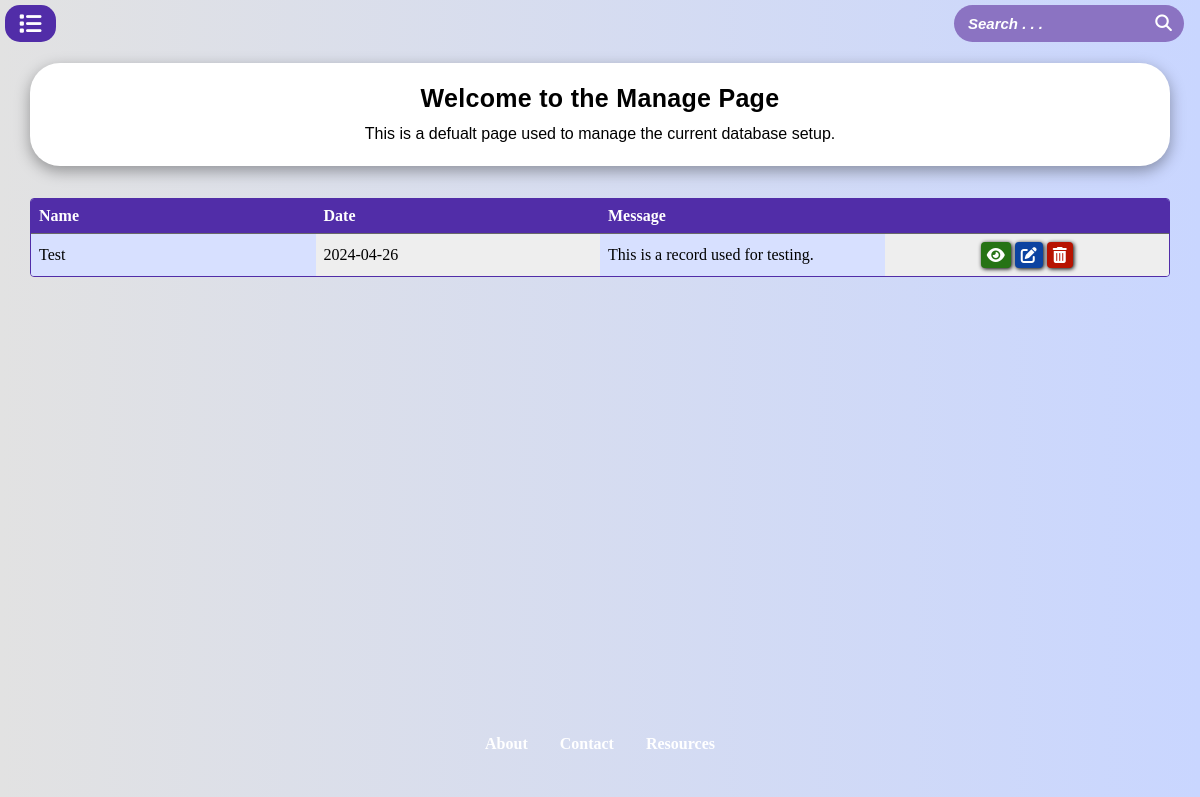
Before: /manage/ with the older database file.
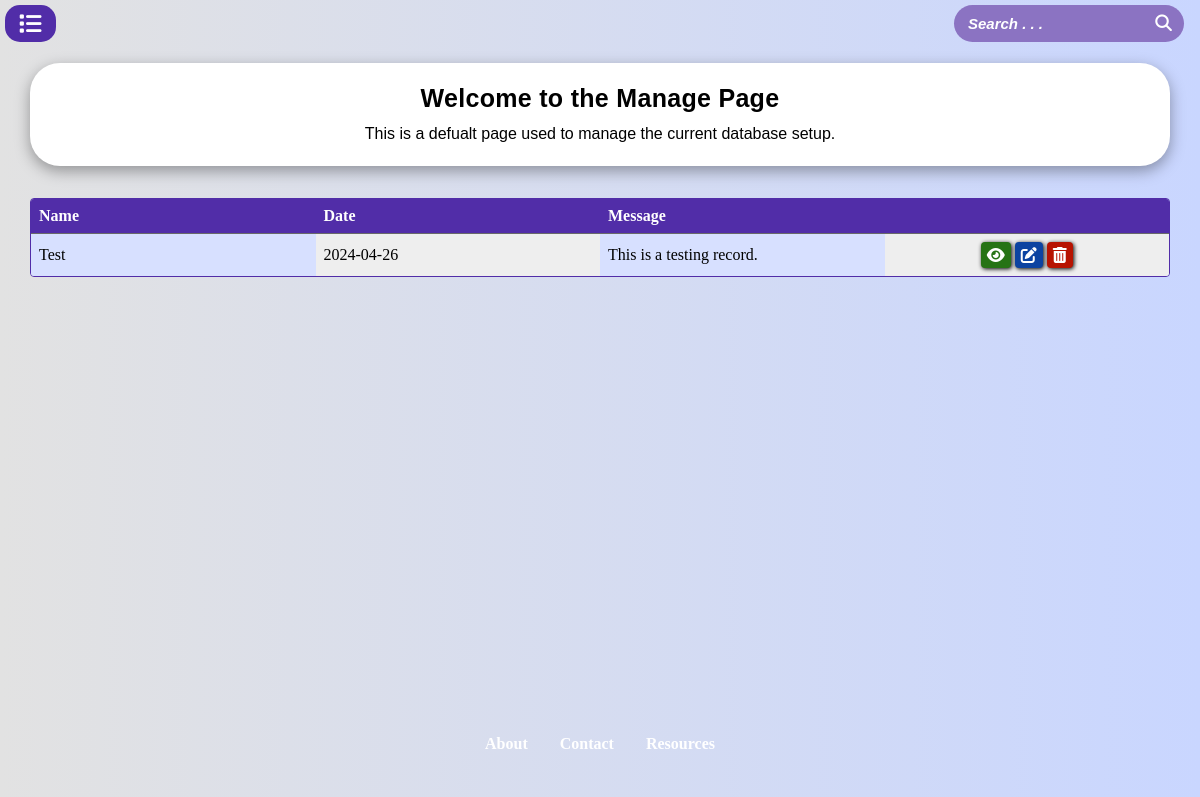
After: the same page with the newer database file.
### app/models/models.py (models this page shows, shortened)
class Models(db.Model):
    __tablename__ = 'Models'
    id = db.Column(db.Integer, primary_key=True)
    name = db.Column(db.String(50), nullable=False)
    date = db.Column(db.Date)
    message = db.Column(db.Text)

### app/manage/routes.py (the view)
@bp.route('/')
def index():
    try:
        data = Models.query.all()
        return render_template('./manage/manage.html', nav_id="manage-page", data=data)
    except Exception as e:
        LOGGER.error(f"An error occured when loading management page: {e}")
        return redirect(url_for('main.index'))

### app/templates/manage/manage.html (shortened to what this page needs)
{% extends "base.html" %}
{% block content %}
<div class="topic shadow">
    <div class="title center-txt">Welcome to the Manage Page</div>
    <div class="description center-txt" id="tutorial-description">
        This is a defualt page used to manage the current database setup.
    </div>
</div>
<div class="info-table">
    <table class="shadow">
        <thead>
            <tr>
                <th class="left-txt">Name</th>
                <th class="left-txt">Date</th>
                <th class="left-txt">Message</th>
                <th></th>
            </tr>
        </thead>
        <tbody>
            {% for row in data %}
            <tr>
                <td class="info-cell">{{ row.name | escape }}</td>
                <td class="info-cell">{{ row.date | escape }}</td>
                <td class="info-cell">{{ row.message | escape }}</td>
                <td class="action-cells">
                    <div class="action-links">
                        <a class="action-cell view-cell" href="{{ url_for('manage.view', id=row.id) | escape }}">
                            <i class="fa-solid fa-eye icon-btn"></i>
                        </a>
                        <a class="action-cell edit-cell" href="{{ url_for('manage.update_info', id=row.id) | escape }}">
                            <i class="fa-solid fa-pen-to-square icon-btn"></i>
                        </a>
                        <a class="action-cell delete-cell" href="#" data-record="{{ row.id | escape }}">
                            <i class="fa-solid fa-trash-can icon-btn"></i>
                        </a>
                    </div>
                </td>
            </tr>
            {% endfor %}
        </tbody>
    </table>
</div>
{% endblock %}

### app/templates/base.html (shortened to what this page needs)
<!DOCTYPE html>
<html lang="en">
    <head>
        <link rel="stylesheet" type="text/css" href="{{ url_for('static', filename='css/base.css') }}">
        <link rel="stylesheet" href="https://cdnjs.cloudflare.com/ajax/libs/font-awesome/6.5.2/css/all.min.css">
    </head>
    <body>
        <div id="nav-bar">
            <nav class="mobile-nav-bar">
                <div>
                    <div class="nav-icon dropbtn nav-tile active">
                    </div>
                </div>
            </nav>
            <div class="search-container">
                <form class="category-search" action="#" method="#">
                    <div class="search-wrapper">
                        <input type="text" class="search" id="search" name="search" placeholder="Search . . ." autocomplete="off">
                        <button class="search-btn" type="submit">
                        </button>
                    </div>
                </form>
            </div>
        </div>
        <div class="content">
            <div class="topics">
                <div class="main-topics">
                    {% block content %}{% endblock %}
                </div>
                <div class="footer-tile">
                    <footer class="footer" id="foot">
                        <a class="info" id="about" href="{{  url_for('main.index')  }}">About</a>
                        <a class="info" id="contact" href="{{  url_for('main.index')  }}">Contact</a>
                        <a class="info" id="resources" href="{{  url_for('main.index')  }}">Resources</a>
                    </footer>
                </div>
            </div>
        </div>
    </body>
</html>

### app/static/css/base.css (style rules this page uses)
* { padding: 0; margin: 0; box-sizing: border-box; }
body { background-color: #212121; font-family: 'Times New Roman', Times, serif; width: 100%; min-height: 100vh; position: relative; display: flex; flex-direction: column; background-color: #c9d6ff; background: linear-gradient(to right, #e2e2e2, #c9d6ff); }
.center-txt { text-align: center; }
.left-txt { text-align: left; }
.shadow { box-shadow: 0 5px 15px rgba(0, 0, 0, 0.35); }
#nav-bar { display: flex; flex-direction: row; }
.mobile-nav-bar { display: none; }
.nav-icon { padding: 10px; margin: 5px; border-radius: 8px; max-width: fit-content; }
.nav-tile { display: block; position: relative; padding: 10px 14px; margin: 5px; font-size: 15px; font-family: Arial, sans-serif; font-weight: bold; text-decoration: none; border-radius: 15px; color: #000; }
.active { background: #512da8; color: #FFFFFF; }
.search-container { margin: 5px 1rem 5px auto; display: flex; justify-content: center; border-radius: 30px; position: relative; height: inherit; }
.search-wrapper { position: relative; display: flex; align-items: center; }
#search { border: none; border-radius: 30px; padding: 10px 14px; font-size: 15px; font-weight: bold; font-style: italic; background-color: #8b73c2; color: #FFFFFF; outline: none; }
#search::placeholder { color: #FFFFFF; }
.search-btn { position: absolute; right: 0; background-color: inherit; border: none; border-radius: 90px; padding: 8px 12px; height: 100%; }
.content { display: flex; flex-direction: row; width: 100%; min-height: calc(100vh - 46px); height: inherit; }
.topics { width: 70%; display: flex; flex-direction: column; align-items: center; justify-content: center; }
.main-topics { display: flex; flex-direction: column; width: 95%; align-items: center; justify-content: center; }
@media screen and (max-width: 1240px) { .topics { width: 100%; } }
@media screen and (max-width: 1240px) { .mobile-nav-bar { display: flex; flex-direction: column; } }
.topic { background-color: #FFFFFF; border-radius: 30px; display: flex; flex-direction: column; align-items: center; width: 100%; margin: 1rem 0; padding: 1rem 0; }
.title { color: #000; font-size: 25px; font-family: Arial, sans-serif; font-style: normal; font-weight: bold; letter-spacing: 0.3px; padding: 5px; width: 100%; }
.description { color: #000; font-family: Arial, sans-serif; padding: 0 1rem; line-height: 2rem; }
.info-table { width: 100%; margin: 1rem 0; border: 1px solid #512da8; border-radius: 4px; overflow: hidden; }
table { width: 100%; table-layout: fixed; border-collapse: collapse; color: #000; }
th, td { border-bottom: 1px solid #696969; padding: 8px; }
th { background-color: #512da8; color: #FFFFFF }
td:nth-child(odd) { background-color: #d7e0ff; }
td:nth-child(even) { background-color: #eeeeee; }
tr:last-child td { border-bottom: none; }
.info-cell { white-space: nowrap; overflow: hidden; text-overflow: ellipsis; }
.action-cells { justify-content: space-around; }
.action-links { display: flex; justify-content: center; min-width: 6rem; }
.action-cell { text-decoration: none; padding: 3px; margin: 0 2px; border-radius: 4px; color: #FFFFFF; box-shadow: 1px 1px 4px #000; }
.view-cell { background-color: #267315; }
.edit-cell { background-color: #0c43a1; }
.delete-cell, .dlt-cell { background-color: #b71301; }
.icon-btn { width: 100%; padding: 2px 3px; }
.footer-tile { background-color: inherit; bottom: 0; width: 100%; height: fit-content; padding:1rem; padding: 5rem 0 2rem 0; margin-top: auto; }
.footer { display: flex; flex-direction: row; justify-content: center; }
.info { text-decoration: none; position: relative; color: #FFFFFF; font-weight: bold; padding: 1rem; }
.info:not(:last-child)::after { content: ""; position: absolute; top: 50%; left: 100%; transform: translateY(-50%); height: 80%; }

Changed rows visible on the page:
changed Models "Test": message "This is a record used for testing." → "This is a testing record."
